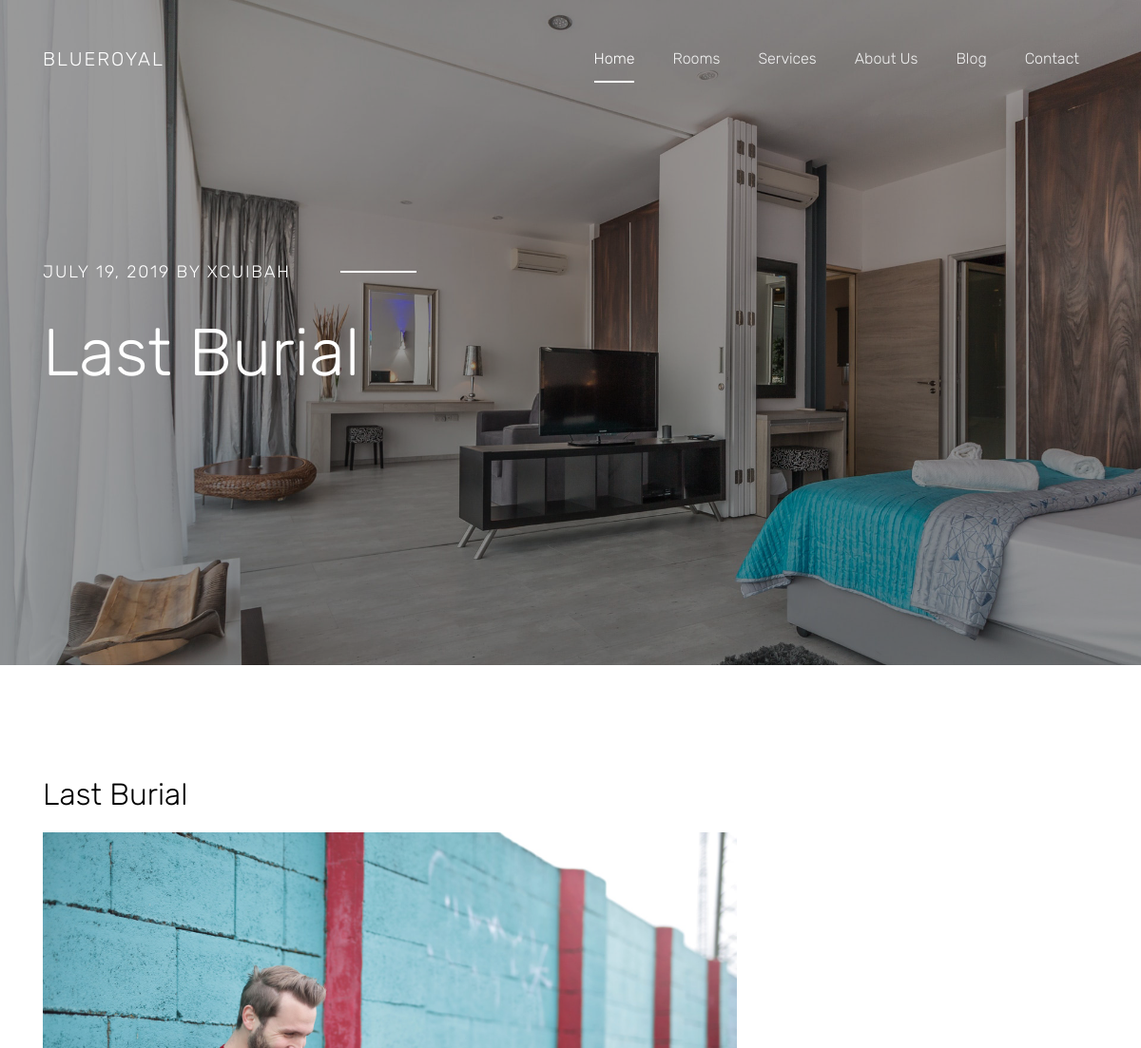
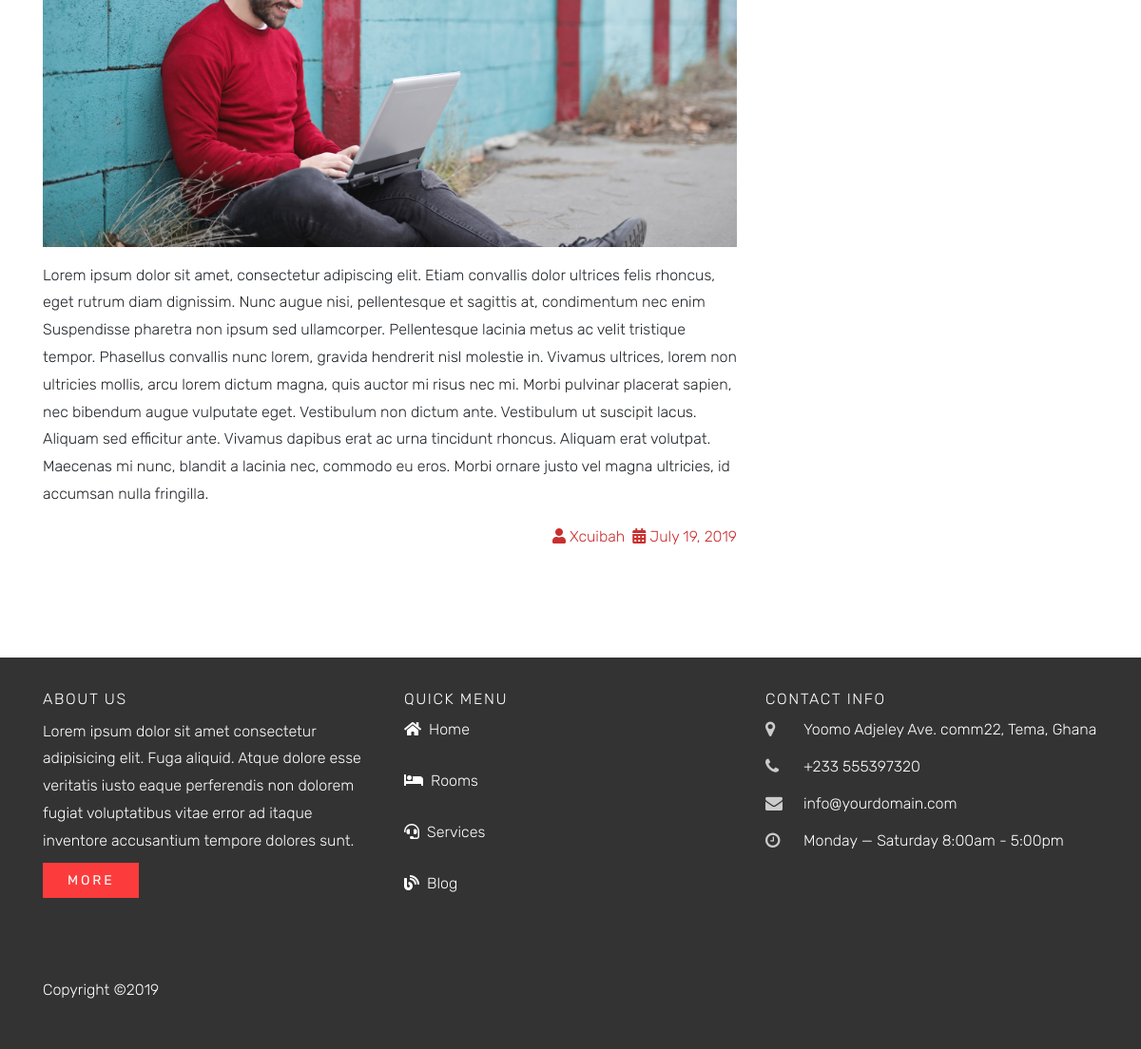
The page /blog-single/news-2/ on the database its author committed (2 pictures, top to bottom).
### blog/models.py (models this page shows, shortened)
class News(models.Model):
    title = models.CharField(max_length=250)
    published_date = models.DateField()
    reporter = models.CharField(max_length=40)
    content = models.TextField()
    slug = models.SlugField(null=True)
    picture = models.ImageField(upload_to='Pictures/News', null=True)

### blog/views.py (the view)
# urls.py: path('blog-single/<slug>/', BlogSingle.as_view(), name='blog-single'),
class BlogSingle(DetailView):
    model = News
    template_name = 'blog/blog-single.html'

### blog/templates/blog/blog-single.html
{% extends 'blog/base.html' %}
{% load static %}
{% block content %}
  <div class="block-30 block-30-sm item" style="background-image: url('{% static 'blog/images/bg_2.jpg' %}');" data-stellar-background-ratio="0.5">
    <div class="container">
      <div class="row align-items-center">
        <div class="col-md-10">
          <span class="subheading-sm">{{ object.published_date|date:'F d, Y' }} by {{ object.reporter }}</span>
              <h2 class="heading">{{ object.title }}</h2>
        </div>
      </div>
    </div>
  </div>
  <div id="blog" class="site-section">
    <div class="container">
            <div class="row">
              <div class="col-md-8">
                <h2 class="mb-3">{{ object.title }}</h2>
                <p><img src="{{ object.picture.url }}" alt="" class="img-fluid"></p>
                <p>{{ object.content }}</p>
                <div class="float-right">
                  <a role="button"  style="color: #c92f2f;"><i class="fas fa-user p-1" aria-hidden="true"></i>{{ object.reporter }}</a>
                  <a role="button"  style="color: #c92f2f;"><i class="fas fa-calendar-alt p-1" aria-hidden="true"></i>{{ object.published_date|date:"F d, Y" }}</a>
                </div>
              </div>
            </div>
          </div>
  </div>
 {% endblock content %}

### rows shown on the page
News: published_date "JULY 19, 2019", reporter "XCUIBAH", title "Last Burial", picture (picture), content "Lorem ipsum dolor sit amet, consectetur adipiscing elit. Etiam convallis dolor ultrices felis rhoncus, eget rutrum diam dignissim. Nunc augue nisi, pellentesque et sagittis at, condimentum nec enim Suspendisse pharetra non ipsum sed ullamcorper. Pellentesque lacinia metus ac velit tristique tempor. Phasellus convallis nunc lorem, gravida hendrerit nisl molestie in. Vivamus ultrices, lorem non ultricies mollis, arcu lorem dictum magna, quis auctor mi risus nec mi. Morbi pulvinar placerat sapien, nec bibendum augue vulputate eget. Vestibulum non dictum ante. Vestibulum ut suscipit lacus. Aliquam sed efficitur ante. Vivamus dapibus erat ac urna tincidunt rhoncus. Aliquam erat volutpat.…", reporter "Xcuibah", published_date "July 19, 2019"
